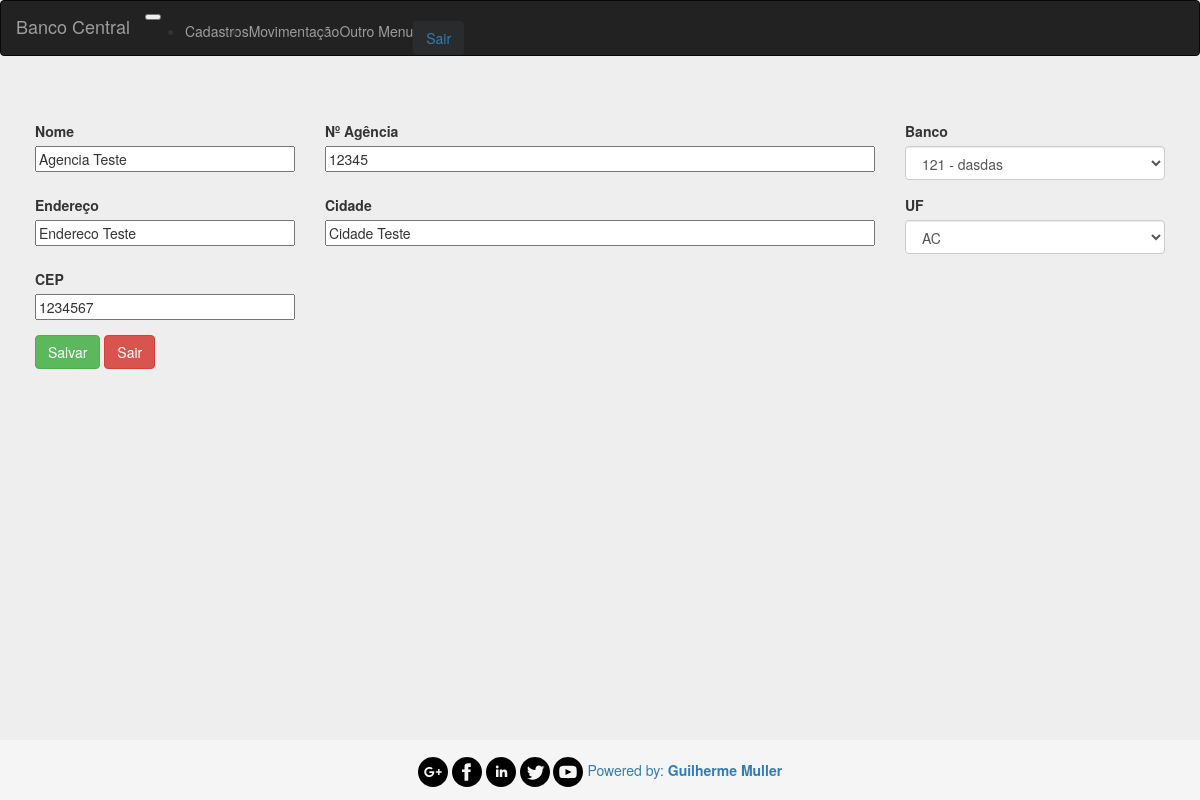
The app's page /index.php?pagina=cadastro-agencia&id=3 (signed in) with its own data.
### tables this page shows
CREATE TABLE `bc_agencias` (
  `id` int(11) NOT NULL,
  `nome` varchar(60) NOT NULL,
  `nr_agencia` varchar(5) NOT NULL,
  `id_banco` int(11) NOT NULL,
  `endereco` varchar(120) NOT NULL,
  `cidade` varchar(60) NOT NULL,
  `id_uf` int(9) NOT NULL,
  `cep` varchar(8) NOT NULL
);

### partials/cadastro-agencia.php (the view, shortened to what this page needs)
<?php
	$nome = '';
	$nr_agencia = '';
	$endereco = '';
	$cidade = '';
	$cep = '';
	$mensagem = 'Dados Salvos Com Sucesso!';
	if (!empty($_POST['id'])) {
			$nome = $_POST['nome'];
			$nr_agencia = $_POST['nr_agencia'];
			$id_banco = $_POST['id_banco'];
			$endereco = $_POST['endereco'];
			$cidade = $_POST['cidade'];
			$id_uf = $_POST['id_uf'];
			$cep = $_POST['cep'];
			$sql = "UPDATE bc_agencias SET nome='$nome', nr_agencia='$nr_agencia', id_banco='$id_banco', endereco='$endereco', cidade='$cidade', id_uf='$id_uf', cep='$cep' WHERE id = {$_POST['id']}";
			mysql_query($sql);
			echo $mensagem;
			header('location: /bancocentral/index.php?pagina=listar-agencia');
		} else if (isset($_GET['id'])) {
			$sql = "SELECT * FROM bc_agencias where id = {$_GET['id']}";
			$resultado = mysql_query($sql);
			$row = mysql_fetch_assoc($resultado);
			$nome = $row['nome'];
			$nr_agencia = $row['nr_agencia'];
			$endereco = $row['endereco'];
			$cidade = $row['cidade'];
			$cep = $row['cep'];
		}
?>
<div style="margin-top: 65px;">
	<form action="" method="post">
		<div class="row margin-align">
			<div class="form-group col-xs-12 col-md-3">
				<label>Nome</label><br>
				<input type="text" name="nome" value="<?=$nome?>" maxlength="60" class="width-max" required>
			</div>
			<div class="form-group col-xs-12 col-md-6">
				<label>Nº Agência</label><br>
				<input type="text" name="nr_agencia" value="<?=$nr_agencia?>" maxlength="5" onkeyup="somenteNumeros(this);" class="width-max" required>
			</div>
			<div class="form-group col-xs-12 col-md-3">
				<label>Banco</label><br>
				<select class="form-control width-max" name="id_banco"  id="bancos" required>
				<?php $sql = "SELECT * FROM bc_bancos ORDER BY codigo";
					$resultado = mysql_query($sql);
					while ($bancos = mysql_fetch_assoc($resultado)) { ?>
					<option value="<?php echo $bancos['id'];?>"><?php echo $bancos['codigo']." - ".$bancos['nome'] ?></option>
				<?php } ?>
				</select>
			</div>
			<div class="form-group col-xs-12 col-md-3">
				<label>Endereço</label><br>
				<input type="" name="endereco" value="<?=$endereco?>" maxlength="120" class="width-max" required>
			</div>
			<div class="form-group col-xs-12 col-md-6">
				<label>Cidade</label><br>
				<input type="text" name="cidade" value="<?=$cidade?>" maxlength="60" class="width-max" required>
			</div>
			<div class="form-group col-xs-12 col-md-3">
				<label>UF</label><br>
				<select class="form-control width-max" name="id_uf" id="estados" required>
				<?php $sql = "SELECT * FROM bc_estados ORDER BY sigla";
					$resultado = mysql_query($sql);
				while ($estados = mysql_fetch_assoc($resultado)) { ?>
				    <option value="<?php echo $estados['id'];?>"><?php echo $estados['sigla'] ?></option>
				  <?php } ?>
				  </select>
			</div>
			<div class="form-group col-xs-12 col-md-3">
				<label>CEP</label><br>
				<input type="text" name="cep" value="<?=$cep?>" maxlength="7" onkeyup="somenteNumeros(this);" class="width-max" required>
			</div>
			<div class="form-group col-xs-12 col-md-12">
				<button class="btn btn-success" name="enviar" type="submit">Salvar</button>
				<a href="index.php?pagina=listar-agencia" class="btn btn-danger my-2 my-sm-0">Sair</a>
			</div>
		</div>
	</form>
</div>

### css/index.css (style rules this page uses)
body { padding-bottom: 40px; background-color: #eee; margin-bottom: 60px; }
html { position: relative; min-height: 100%; }
.width-max { width: 100%; }
.margin-align { margin-right: 20px; margin-left: 20px; text-align: left; }

### records on screen
bc_agencias: nome "Agencia Teste", nr_agencia "12345", endereco "Endereco Teste", cidade "Cidade Teste", cep "1234567"

### other values on screen
form field id_banco "121 - dasdas"
form field id_uf "AC"
